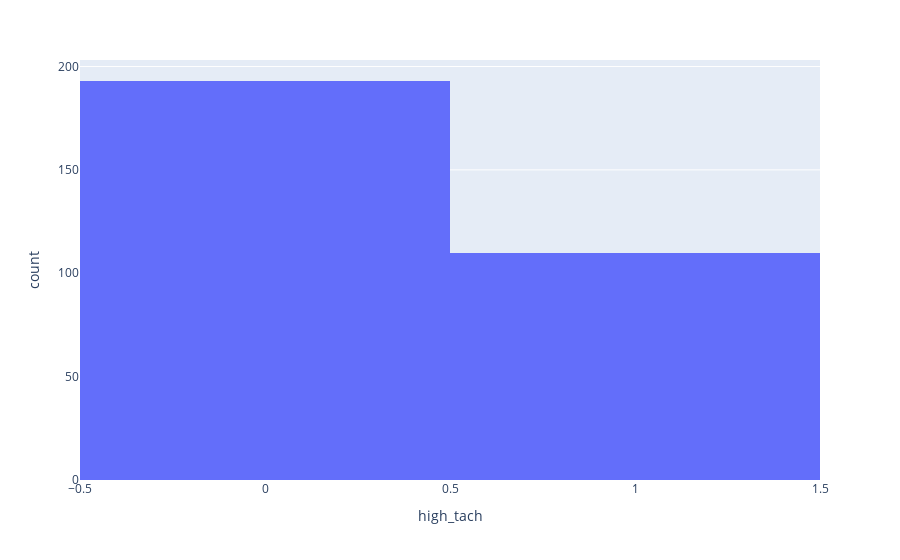

The notebook cell saved with this chart:
### Code cell
px.histogram(df,"high_tach")

### Figure 1 — Plotly figure (JSON) as saved in the notebook; plotly's stock layout.template omitted (floating-point values rounded to 4 significant figures; data arrays with more than 128 entries replaced by an {"elided": "..."} marker saying what was removed)
{"data": [{"alignmentgroup": "True", "bingroup": "x", "hovertemplate": "high_tach=%{x}<br>count=%{y}<extra></extra>", "legendgroup": "", "marker": {"color": "#636efa"}, "name": "", "offsetgroup": "", "orientation": "v", "showlegend": false, "type": "histogram", "x": {"elided": "303 int values"}, "xaxis": "x", "yaxis": "y"}], "layout": {"barmode": "relative", "legend": {"tracegroupgap": 0}, "margin": {"t": 60}, "xaxis": {"anchor": "y", "domain": [0, 1], "title": {"text": "high_tach"}}, "yaxis": {"anchor": "x", "domain": [0, 1], "title": {"text": "count"}}}}
